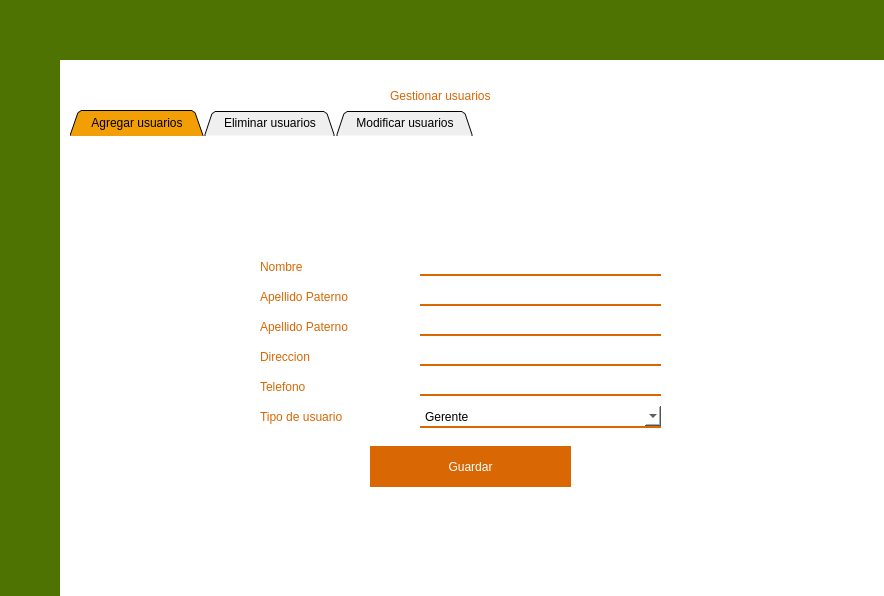
<?xml version="1.0" encoding="UTF-8"?>
<ui version="4.0">
 <class>Gerente</class>
 <widget class="QWidget" name="Gerente">
  <property name="geometry">
   <rect>
    <x>0</x>
    <y>0</y>
    <width>884</width>
    <height>596</height>
   </rect>
  </property>
  <property name="windowTitle">
   <string>Form</string>
  </property>
  <widget class="QWidget" name="menuL" native="true">
   <property name="geometry">
    <rect>
     <x>0</x>
     <y>0</y>
     <width>61</width>
     <height>601</height>
    </rect>
   </property>
   <property name="styleSheet">
    <string notr="true">#menuL{
	background-color: #4F7302;
}</string>
   </property>
   <widget class="QPushButton" name="btnSalir">
    <property name="geometry">
     <rect>
      <x>0</x>
      <y>530</y>
      <width>61</width>
      <height>61</height>
     </rect>
    </property>
    <property name="styleSheet">
     <string notr="true">#btnSalir{
	background: none;
	border: none;
	image: url(:/imagenes/img/logOff.png);
}</string>
    </property>
    <property name="text">
     <string/>
    </property>
   </widget>
   <widget class="QPushButton" name="btnGestionUsr">
    <property name="geometry">
     <rect>
      <x>-10</x>
      <y>50</y>
      <width>71</width>
      <height>71</height>
     </rect>
    </property>
    <property name="styleSheet">
     <string notr="true">#btnGestionUsr{
	background: none;
	border: none;
	image: url(:/imagenes/img/gestionUsuarios.png);
}</string>
    </property>
    <property name="text">
     <string/>
    </property>
   </widget>
  </widget>
  <widget class="QWidget" name="menuH" native="true">
   <property name="geometry">
    <rect>
     <x>0</x>
     <y>0</y>
     <width>891</width>
     <height>61</height>
    </rect>
   </property>
   <property name="styleSheet">
    <string notr="true">#menuH{
	background-color: #4F7302;
	border: none;
}</string>
   </property>
   <widget class="QLabel" name="relojD">
    <property name="geometry">
     <rect>
      <x>760</x>
      <y>10</y>
      <width>111</width>
      <height>41</height>
     </rect>
    </property>
    <property name="styleSheet">
     <string notr="true">font: 20pt &quot;HelvLight&quot;;
color: #F29F05;</string>
    </property>
    <property name="text">
     <string/>
    </property>
   </widget>
  </widget>
  <widget class="QStackedWidget" name="stackedWidget">
   <property name="geometry">
    <rect>
     <x>60</x>
     <y>60</y>
     <width>831</width>
     <height>541</height>
    </rect>
   </property>
   <property name="styleSheet">
    <string notr="true">#TabGestion{
	background-color: white;
	image: url(:/imagenes/img/LogoFaded.png);
}</string>
   </property>
   <widget class="QWidget" name="TabGestion">
    <property name="styleSheet">
     <string notr="true">#TabGestion{
	background-color: white;
	image: url(:/imagenes/img/LogoFaded.png);
}</string>
    </property>
    <widget class="QLabel" name="label">
     <property name="geometry">
      <rect>
       <x>330</x>
       <y>10</y>
       <width>181</width>
       <height>51</height>
      </rect>
     </property>
     <property name="styleSheet">
      <string notr="true">font: 16pt &quot;HelvLight&quot;;
color: #D96704;</string>
     </property>
     <property name="text">
      <string>Gestionar usuarios</string>
     </property>
    </widget>
    <widget class="QTabWidget" name="TabGestion1">
     <property name="geometry">
      <rect>
       <x>10</x>
       <y>50</y>
       <width>821</width>
       <height>491</height>
      </rect>
     </property>
     <property name="autoFillBackground">
      <bool>false</bool>
     </property>
     <property name="styleSheet">
      <string notr="true">QTabBar::tab{
padding-top: 5px;
padding-bottom: 5px;
padding-left:20px;
padding-right: 20px;
font: 7.5pt &quot;HelvLight&quot;;
}
QTabBar::tab:selected{
border-top: 1px solid red;
border-left: 1px solid red;
border-right: 1px solid red;
border-bottom:1px solid red;
background-color: #F29F05;
}


</string>
     </property>
     <property name="tabPosition">
      <enum>QTabWidget::North</enum>
     </property>
     <property name="tabShape">
      <enum>QTabWidget::Triangular</enum>
     </property>
     <property name="currentIndex">
      <number>0</number>
     </property>
     <property name="iconSize">
      <size>
       <width>25</width>
       <height>20</height>
      </size>
     </property>
     <property name="usesScrollButtons">
      <bool>true</bool>
     </property>
     <property name="documentMode">
      <bool>true</bool>
     </property>
     <property name="tabsClosable">
      <bool>false</bool>
     </property>
     <property name="movable">
      <bool>false</bool>
     </property>
     <property name="tabBarAutoHide">
      <bool>false</bool>
     </property>
     <widget class="QWidget" name="Agregar">
      <property name="styleSheet">
       <string notr="true">background:transparent;</string>
      </property>
      <attribute name="title">
       <string>Agregar usuarios</string>
      </attribute>
      <widget class="QLabel" name="label_2">
       <property name="geometry">
        <rect>
         <x>190</x>
         <y>120</y>
         <width>81</width>
         <height>21</height>
        </rect>
       </property>
       <property name="styleSheet">
        <string notr="true">font: 14pt &quot;HelvLight&quot;;
color: #D96704;</string>
       </property>
       <property name="text">
        <string>Nombre</string>
       </property>
      </widget>
      <widget class="QLineEdit" name="ApellidoP">
       <property name="geometry">
        <rect>
         <x>350</x>
         <y>150</y>
         <width>241</width>
         <height>20</height>
        </rect>
       </property>
       <property name="styleSheet">
        <string notr="true">    background-color:#FFF;
    border: none;
    border-bottom: 2px solid #D96704; 
	color: black;
font: 10pt &quot;HelvLight&quot;;
</string>
       </property>
       <property name="text">
        <string/>
       </property>
      </widget>
      <widget class="QComboBox" name="comboBox">
       <property name="geometry">
        <rect>
         <x>350</x>
         <y>270</y>
         <width>241</width>
         <height>22</height>
        </rect>
       </property>
       <property name="styleSheet">
        <string notr="true">font: 10pt &quot;HelvLight&quot;;
background-color:#FFF;
 border: none;
border-bottom: 2px solid #D96704; 
</string>
       </property>
       <item>
        <property name="text">
         <string>Gerente</string>
        </property>
       </item>
       <item>
        <property name="text">
         <string>Encargado</string>
        </property>
       </item>
       <item>
        <property name="text">
         <string>Cajero</string>
        </property>
       </item>
       <item>
        <property name="text">
         <string>Mesero</string>
        </property>
       </item>
      </widget>
      <widget class="QLineEdit" name="Nombre">
       <property name="geometry">
        <rect>
         <x>350</x>
         <y>120</y>
         <width>241</width>
         <height>20</height>
        </rect>
       </property>
       <property name="styleSheet">
        <string notr="true">    background-color:#FFF;
    border: none;
    border-bottom: 2px solid #D96704; 
	color: black;
font: 10pt &quot;HelvLight&quot;;
</string>
       </property>
       <property name="text">
        <string/>
       </property>
      </widget>
      <widget class="QLabel" name="label_3">
       <property name="geometry">
        <rect>
         <x>190</x>
         <y>150</y>
         <width>141</width>
         <height>21</height>
        </rect>
       </property>
       <property name="styleSheet">
        <string notr="true">font: 14pt &quot;HelvLight&quot;;
color: #D96704;</string>
       </property>
       <property name="text">
        <string>Apellido Paterno</string>
       </property>
      </widget>
      <widget class="QLabel" name="label_4">
       <property name="geometry">
        <rect>
         <x>190</x>
         <y>180</y>
         <width>141</width>
         <height>21</height>
        </rect>
       </property>
       <property name="styleSheet">
        <string notr="true">font: 14pt &quot;HelvLight&quot;;
color: #D96704;</string>
       </property>
       <property name="text">
        <string>Apellido Paterno</string>
       </property>
      </widget>
      <widget class="QLineEdit" name="ApellidoM">
       <property name="geometry">
        <rect>
         <x>350</x>
         <y>180</y>
         <width>241</width>
         <height>20</height>
        </rect>
       </property>
       <property name="styleSheet">
        <string notr="true">    background-color:#FFF;
    border: none;
    border-bottom: 2px solid #D96704; 
	color: black;
font: 10pt &quot;HelvLight&quot;;
</string>
       </property>
       <property name="text">
        <string/>
       </property>
      </widget>
      <widget class="QLabel" name="label_5">
       <property name="geometry">
        <rect>
         <x>190</x>
         <y>210</y>
         <width>141</width>
         <height>21</height>
        </rect>
       </property>
       <property name="styleSheet">
        <string notr="true">font: 14pt &quot;HelvLight&quot;;
color: #D96704;</string>
       </property>
       <property name="text">
        <string>Direccion</string>
       </property>
      </widget>
      <widget class="QLineEdit" name="Direccion">
       <property name="geometry">
        <rect>
         <x>350</x>
         <y>210</y>
         <width>241</width>
         <height>20</height>
        </rect>
       </property>
       <property name="styleSheet">
        <string notr="true">    background-color:#FFF;
    border: none;
    border-bottom: 2px solid #D96704; 
	color: black;
font: 10pt &quot;HelvLight&quot;;</string>
       </property>
       <property name="text">
        <string/>
       </property>
      </widget>
      <widget class="QLabel" name="label_6">
       <property name="geometry">
        <rect>
         <x>190</x>
         <y>270</y>
         <width>141</width>
         <height>21</height>
        </rect>
       </property>
       <property name="styleSheet">
        <string notr="true">font: 14pt &quot;HelvLight&quot;;
color: #D96704;</string>
       </property>
       <property name="text">
        <string>Tipo de usuario</string>
       </property>
      </widget>
      <widget class="QPushButton" name="Guardar">
       <property name="geometry">
        <rect>
         <x>300</x>
         <y>310</y>
         <width>201</width>
         <height>41</height>
        </rect>
       </property>
       <property name="styleSheet">
        <string notr="true">#Guardar{
	background-color: #D96704;
	border: none;
	font: 16pt &quot;HelvLight&quot;;
	color: white;
}

#Guardar:Hover{
	background-color: #A9BF04;
}</string>
       </property>
       <property name="text">
        <string>Guardar</string>
       </property>
      </widget>
      <widget class="QLineEdit" name="Telefono">
       <property name="geometry">
        <rect>
         <x>350</x>
         <y>240</y>
         <width>241</width>
         <height>20</height>
        </rect>
       </property>
       <property name="styleSheet">
        <string notr="true">    background-color:#FFF;
    border: none;
    border-bottom: 2px solid #D96704; 
	color: black;
font: 10pt &quot;HelvLight&quot;;</string>
       </property>
       <property name="text">
        <string/>
       </property>
      </widget>
      <widget class="QLabel" name="label_7">
       <property name="geometry">
        <rect>
         <x>190</x>
         <y>240</y>
         <width>141</width>
         <height>21</height>
        </rect>
       </property>
       <property name="styleSheet">
        <string notr="true">font: 14pt &quot;HelvLight&quot;;
color: #D96704;</string>
       </property>
       <property name="text">
        <string>Telefono</string>
       </property>
      </widget>
     </widget>
     <widget class="QWidget" name="Eliminar">
      <property name="styleSheet">
       <string notr="true">background:transparent;</string>
      </property>
      <attribute name="title">
       <string>Eliminar usuarios</string>
      </attribute>
     </widget>
     <widget class="QWidget" name="Modificar">
      <property name="styleSheet">
       <string notr="true">background:transparent;</string>
      </property>
      <attribute name="title">
       <string>Modificar usuarios</string>
      </attribute>
     </widget>
    </widget>
   </widget>
   <widget class="QWidget" name="page_2"/>
  </widget>
 </widget>
 <resources/>
 <connections/>
</ui>
